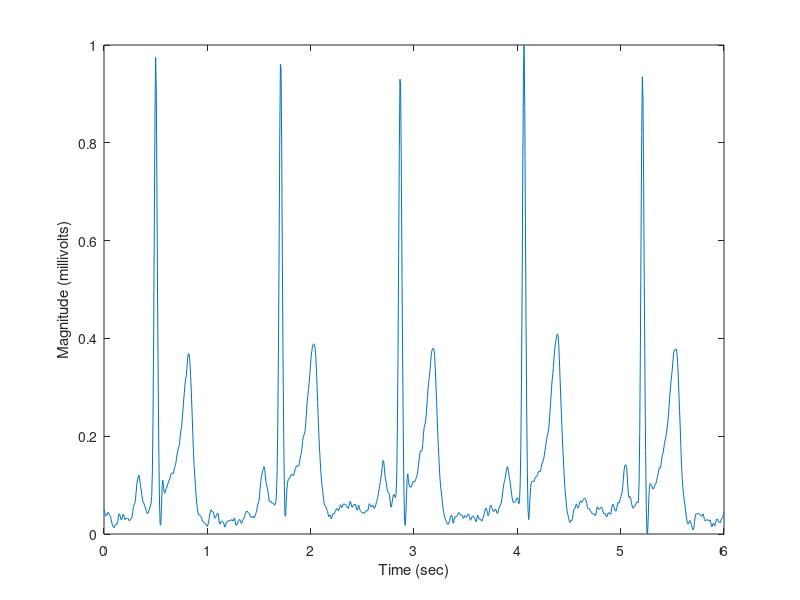
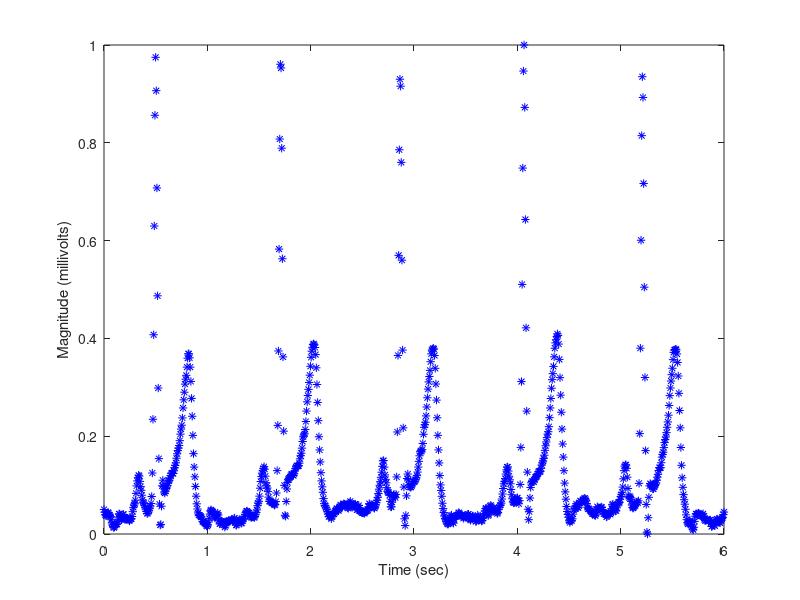

Write the MATLAB code that produced these figures, in order. (Note: this script raises an error after producing the figures.)
  %% Lab 1
% Melvin Shajee
% BME210-002
% Due: 02/03/23
% load temp.mat

% load ECG1.mat


% variables ecg and temp appear

% ecg variable has 950 rows, 2 columns

% size(ecg)

% size(foobar)

% ecg_signal = ecg(:,2)
% x = linspace(0,950,950)
% plot(x,ecg_signal)

% 5 beats

% 0.1 minutes

% 6 seconds

% time = whatever amount of time

% time = 6

% 13
load temp.mat
load ECG1.mat
ecg_signal = ecg(:,2);
x = linspace(0,6,950);
figure
plot(x,ecg_signal)
ylabel('Magnitude (millivolts)');
xlabel('Time (sec)');
figure
plot(x,ecg_signal,"*b")
ylabel('Magnitude (millivolts)')
xlabel('Time (sec)')
halfECGsignal = ecg_signal/2;
yyaxis right
hold on
plot(x,halfECGsignal,"r")
ylim([0,3])
yyaxis left
xlim([0,7])

